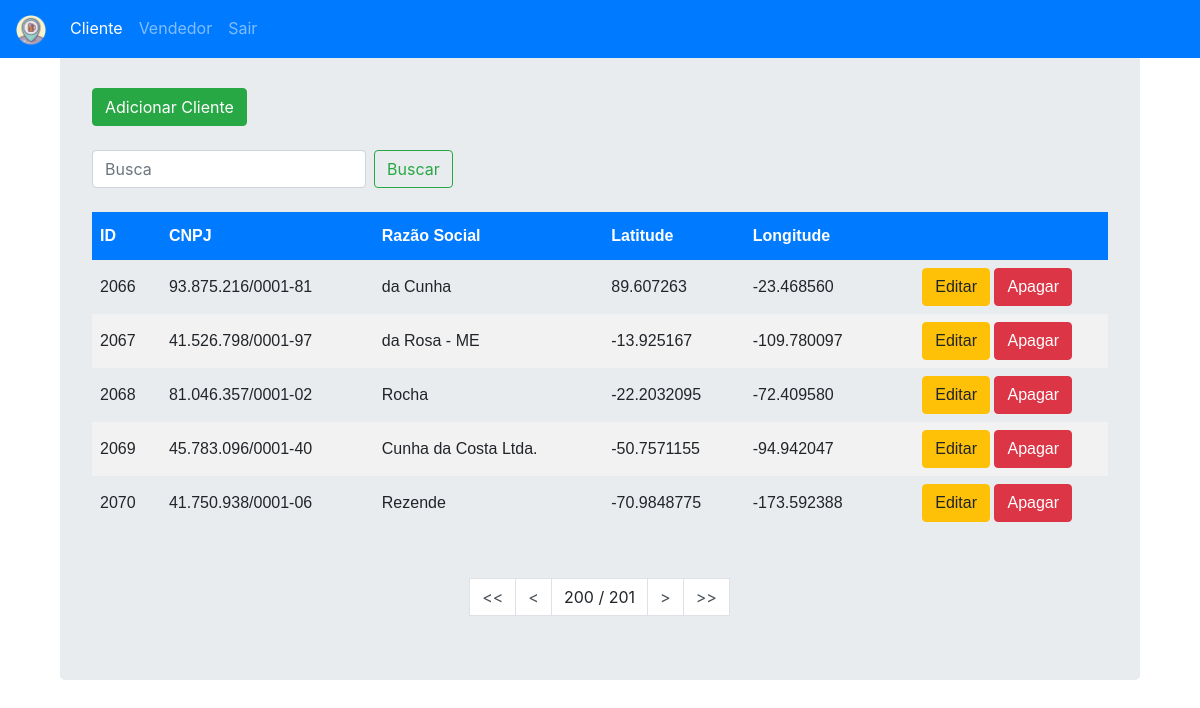
Screenshot of /cadastros/cliente/?page=200 (signed in) with the database file from the repository.
### cadastros/models.py (models this page shows)
class Cliente(models.Model):
    cnpj = models.CharField(max_length=18)
    razao_social = models.CharField(max_length=40)
    latitude = models.CharField(max_length=12)
    longitude = models.CharField(max_length=12)
    class Meta:
        db_table = 'Clientes'

### cadastros/views.py (the view)
# urls.py: path('cliente/', views.listaCliente, name='lista-cliente'),
@login_required
def listaCliente(request):
    lista = Cliente.objects.order_by('id')
    query = request.GET.get("q")
    if query:
        lista = lista.filter(
            Q(id__icontains=query) |
            Q(cnpj__icontains=query) |
            Q(razao_social__icontains=query)
            ).distinct()
    paginator = Paginator(lista, 5) # Mostra 5 contatos por página
    try:
        page = int(request.GET.get('page', '1'))
    except ValueError:
        page = 1
    try:
        lista = paginator.page(page)
    except (EmptyPage, InvalidPage):
        lista = paginator.page(paginator.num_pages)
    return render(request, 'cadastros/lista_cliente.html', {"lista":lista})

### templates/cadastros/lista_cliente.html
{% extends "cadastros/base.html" %}
{% block body_block %}
{% include "cadastros/lista.html" with active_tab='cliente' %}
{% endblock %}

### templates/cadastros/lista.html (shortened to what this page needs)
<body>
    <div class="container">
      <div class="jumbotron">
          {% if active_tab == 'cliente' %}
          <div align="left">
            <a href="{% url 'cadastros:adicionar-cliente' %}">
                <br><button type="button" class="btn btn-success">Adicionar Cliente</button><br><br>
            </a>
          </div>
          {% else %}
          <div align="left">
            <a href="{% url 'cadastros:adicionar-vendedor' %}">
                <br><button type="button" class="btn btn-success">Adicionar Vendedor</button><br><br>
            </a>
          </div>
          {% endif %}
          <div align="right">
              <form class="form-inline my-2 my-lg-0" >
                <input class="form-control mr-sm-2" name="q" type="search" placeholder="Busca" aria-label="Search" value='{{request.GET.q}}'>
                <button class="btn btn-outline-success my-2 my-sm-0" type="submit">Buscar</button>
              </form>
          </div>
          <br>
          <div class="tabela">
          {% if lista %}
              <table>
                <thead>
                  <th>ID</th>
                  {% if active_tab == 'cliente' %}
                  <th>CNPJ</th>
                  {% else %}
                  <th>CPF</th>
                  {% endif %}
                  <th>Razão Social</th>
                  <th>Latitude</th>
                  <th>Longitude</th>
                  <th> </th>
                </thead>
                {% for acc in lista %}
                  <tr>
                    <td>{{ acc.id }} </td>
                    {% if active_tab == 'cliente' %}
                    <td>{{ acc.cnpj }}</td>
                    {% else %}
                    <td>{{ acc.cpf }}</td>
                    {% endif %}
                    <td>{{ acc.razao_social }}</td>
                    <td>{{ acc.latitude }}</td>
                    <td>{{ acc.longitude }}</td>
                    <td>
                        <div align="center">
                            <a href="editar/{{ acc.id }}"><button type="button" class="btn btn-warning">Editar</button></a>
                            <a href="apagar/{{ acc.id }}"><button type="button" class="btn btn-danger">Apagar</button></a>
                        </div>
                    </td>
                  </tr>
                {% endfor %}
            </table>
            <br><br>
            <div class="pagination justify-content-center">
                <a class="step-links">
                    {% if lista.has_previous %}
                        <a class="page-link"  href="?page=1{% if request.GET.q %}&q={{request.GET.q}} {% endif %}" ><< </a>
                        <a class="page-link"  href="?page={{ lista.previous_page_number }}{% if request.GET.q %}&q={{request.GET.q}} {% endif %}" >< </a>
                    {% endif %}
                    {% if lista.paginator.num_pages != 1 %}
                    <a class="page-link active">{{ lista.number}} / {{lista.paginator.num_pages}}</a>
                    {% endif %}
                    {% if lista.has_next %}
                        <a class="page-link"  href="?page={{ lista.next_page_number }}{% if request.GET.q %}&q={{request.GET.q}} {% endif %}">></a>
                        <a class="page-link"  href="?page={{ lista.paginator.num_pages }}{% if request.GET.q %}&q={{request.GET.q}} {% endif %}" >>> </a>
                    {% endif %}
            </div>
          {% else %}
            <p>Não existem registros.</p>
          {% endif %}
        </div>
      </div>
    </div>
</body>

### static/cadastros/css/my_style.css (style rules this page uses)
table { font-family: "Trebuchet MS", Arial, Helvetica, sans-serif; border-collapse: collapse; width: 100%; }
th, td { padding: 8px; }
th { padding-top: 12px; padding-bottom: 12px; text-align: left; padding-top: 12px; padding-bottom: 12px; text-align: left; background-color: #007bff; color: white; }
tr:nth-child(even) { background-color: #f2f2f2; }
a:link { color: #495057; }

### rows the page displays
Cliente: id "2066", cnpj "93.875.216/0001-81", razao_social "da Cunha", latitude "89.607263", longitude "-23.468560"
Cliente: id "2067", cnpj "41.526.798/0001-97", razao_social "da Rosa - ME", latitude "-13.925167", longitude "-109.780097"
Cliente: id "2068", cnpj "81.046.357/0001-02", razao_social "Rocha", latitude "-22.2032095", longitude "-72.409580"
Cliente: id "2069", cnpj "45.783.096/0001-40", razao_social "Cunha da Costa Ltda.", latitude "-50.7571155", longitude "-94.942047"
Cliente: id "2070", cnpj "41.750.938/0001-06", razao_social "Rezende", latitude "-70.9848775", longitude "-173.592388"

### other values shown
{{ lista.number }} "200"
{{ lista.paginator.num_pages }} "201"
